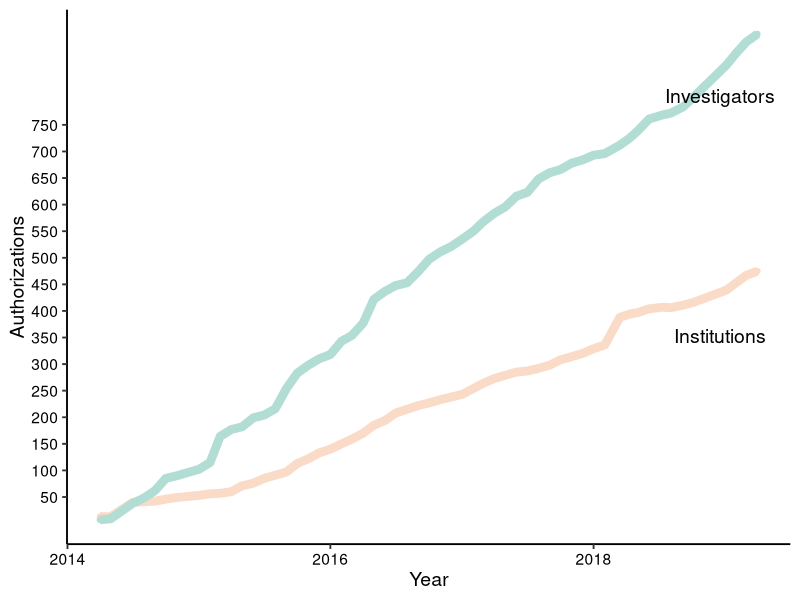

R code for this plot:
## ---- chunk 1
#Load Libraries
library(ggplot2)
library(reshape2)
library(dplyr)
library(knitr)
library(cowplot)
## ---- chunk 2
# Import data and clean

df <- read.csv(file = "csv/institutionAuthCounts.csv", header = TRUE)

# Remove extra characters from df$YearMonth
df$YearMonth <- as.Date(substr(df$YearMonth, 2, 11))
df$Year <- substr(df$YearMonth, 1, 4)
df$Month <- as.numeric(substr(df$YearMonth, 6, 7))
## ---- chunk 3

# Plot for all Institutions and Authorized Investigators vs. date

# the below code needs to be changed to geom_line

# Reshape df
df.melt <- melt(df, id = c("YearMonth", "Year", "Month"), value.name = "Count", variable.name = "Type")

# Using Points
p <- 
  ggplot(data=df.melt, aes(x = YearMonth, y = Count, color = Type, group = Type)) +
  geom_point() + 
  geom_line(size=3) +
  theme_classic(base_size = 14) +                        #Axis Label Size
  scale_colour_manual(values=c("#fadbc7", "#b2ddd4")) +  #Databrary Colors
  ylab("Authorizations") +
  xlab("Year") +
  #labs(title="Databrary User Growth") +
  theme(legend.position="none", axis.text = element_text(size = rel(0.8), colour = "black")) +    #Axis text size and color
  scale_y_continuous(breaks = c(50,100,150,200,250,300,350,400,450,500,550,600,650,700,750)) 
  
ggdraw(p) + 
  draw_label("Investigators", .9, .84) +
  draw_label("Institutions", .9, .44)
